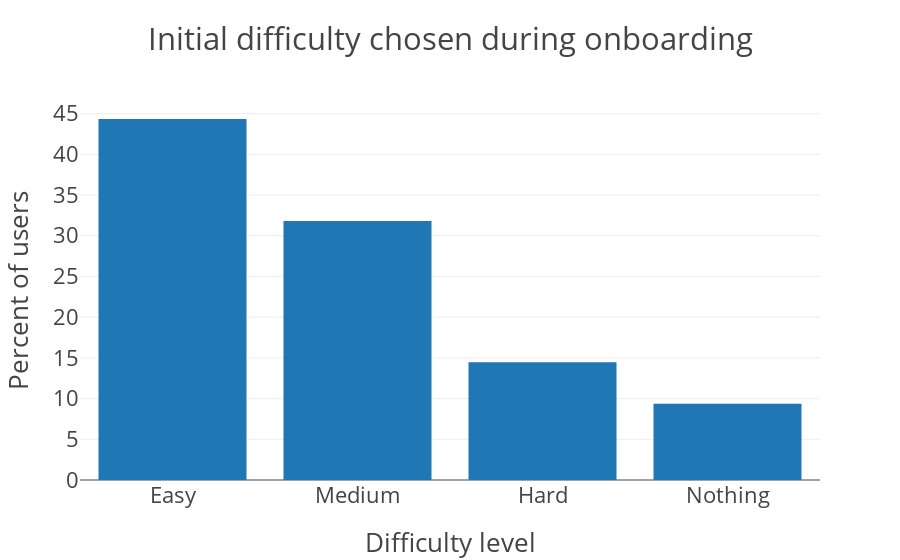

Notebook code for this chart:
### Code cell
# noexport

plot_initial_chosen_difficulties_per_install_percent()

### Figure 1 — Plotly figure (JSON) as saved in the notebook; plotly's stock layout.template omitted (floating-point values rounded to 4 significant figures)
{"data": [{"type": "bar", "uid": "fdac727b-1dfd-487a-a5f8-5aa4c910438f", "x": ["Easy", "Medium", "Hard", "Nothing"], "y": [44.34, 31.82, 14.46, 9.377]}], "layout": {"font": {"size": 22}, "title": {"text": "Initial difficulty chosen during onboarding"}, "xaxis": {"title": {"text": "Difficulty level"}}, "yaxis": {"title": {"text": "Percent of users"}}}}
